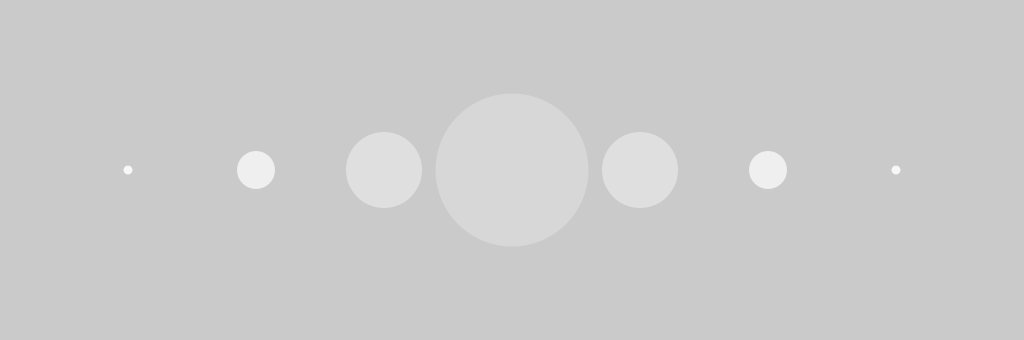
Frame 1 (no input)
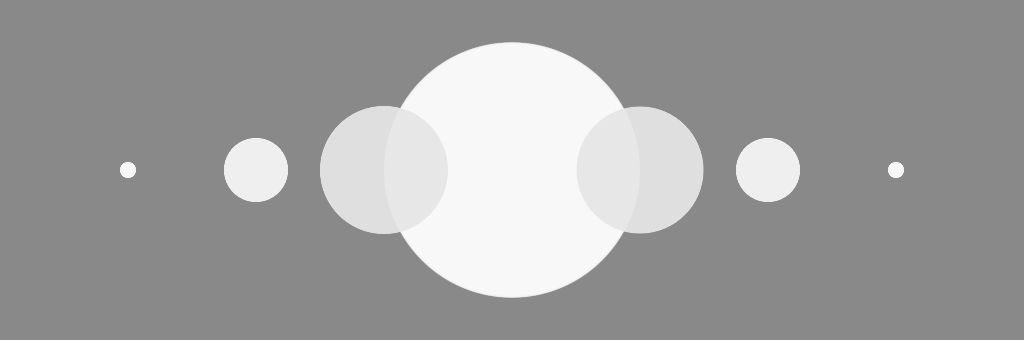
Frame 60 (the mouse pressed at the canvas centre just before this capture)
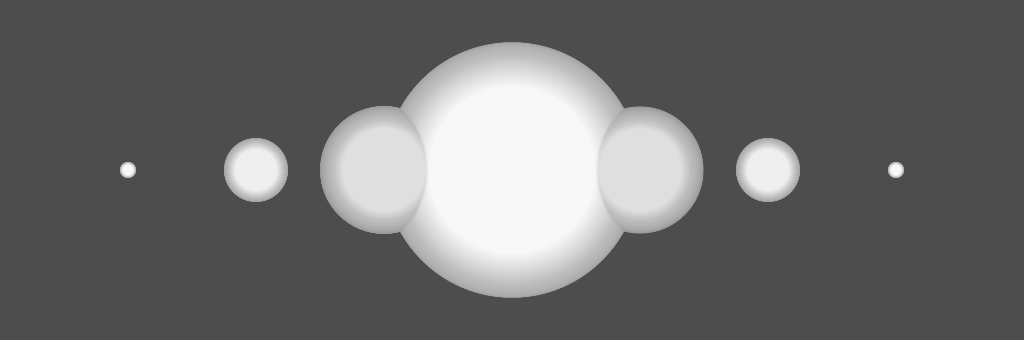
Frame 120 (the mouse held since frame 60 and released just before this capture)

The Processing sketch that drew these frames (run headless with seeded random() and noise(); from frame 60 on, the mouse is pressed at the canvas centre):

// Processing sketch: ANI2012A20_FadingBall2
// ── ANI2012A20_FadingBall2.pde
// ANI2012A20_FadingBall2.pde
// Animation de plusieurs boules lumineuses avec mouvement oscillatoire.
// Chaque instance est gérée individuellement avec sa propre variable.

// classe de type Ball
class Ball
{
  float positionX;
  float positionY;

  float radius;

  float oscillation;

  color colorFill;

  Ball(float x, float y, float r, color c)
  {
    positionX = x;
    positionY = y;

    radius = r;

    colorFill = c;
  }

  void update()
  {
    radius = oscillation;
  }

  void render()
  {
    fill(colorFill);
    ellipse(positionX, positionY, radius, radius);
  }
}

// paramètre
int period = 5000;

// variables
Ball ball1;
Ball ball2;
Ball ball3;
Ball ball4;
Ball ball5;
Ball ball6;
Ball ball7;

float centerX;
float centerY;

void setup()
{
  size(1024, 340);

  centerX = width / 2.0f;
  centerY = height / 2.0f;

  noStroke();

  ball1 = new Ball(centerX - 384, centerY, 8,   color(255 - 8));
  ball2 = new Ball(centerX - 256, centerY, 32,  color(255 - 16));
  ball3 = new Ball(centerX - 128, centerY, 64,  color(255 - 32));
  ball4 = new Ball(centerX,       centerY, 128, color(255,  64));
  ball5 = new Ball(centerX + 128, centerY, 64,  color(255 - 32));
  ball6 = new Ball(centerX + 256, centerY, 32,  color(255 - 16));
  ball7 = new Ball(centerX + 384, centerY, 8,   color(255 - 8));
}

void draw()
{
  fade(2);

  ball1.oscillation = 8   + int(oscillate(millis(), 8,   period));
  ball2.oscillation = 32  + int(oscillate(millis(), 32,  period));
  ball3.oscillation = 64  + int(oscillate(millis(), 64,  period));
  ball4.oscillation = 128 + int(oscillate(millis(), 128, period));
  ball5.oscillation = 64  + int(oscillate(millis(), 63,  period));
  ball6.oscillation = 32  + int(oscillate(millis(), 32,  period));
  ball7.oscillation = 8   + int(oscillate(millis(), 8,   period));

  ball1.update();
  ball2.update();
  ball3.update();
  ball4.update();
  ball5.update();
  ball6.update();
  ball7.update();

  ball1.render();
  ball7.render();
  ball2.render();
  ball6.render();
  ball3.render();
  ball5.render();
  ball4.render();
}

void fade(float decay)
{
  fill(0, decay);
  rect(0, 0, width, height);
}

float oscillate(float time, float amplitude, float period)
{
  return amplitude * sin(time * 2 * PI / period);
}
